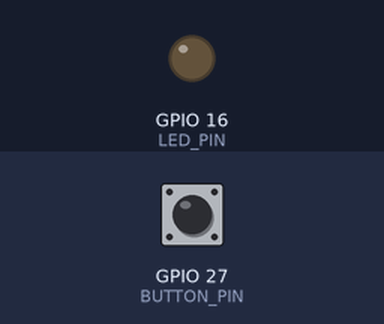
Simulated run of this sketch. Board: ESP32. Parts: output pins drawn as LEDs (lit = HIGH). The test bench sets the inputs (shaded band); at power-on: GPIO 27 (BUTTON_PIN) HIGH.

Above: at 1.2 s.
1.3 s: GPIO 27 (BUTTON_PIN) pulled LOW for 0.15 s
At 1.9 s:
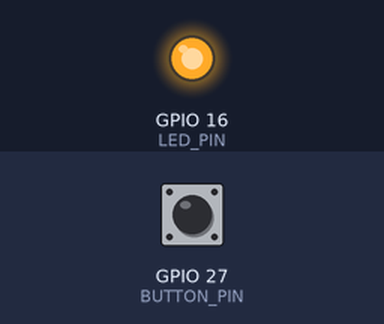
2.9 s: GPIO 27 (BUTTON_PIN) pulled LOW for 1 s
At 4.3 s:
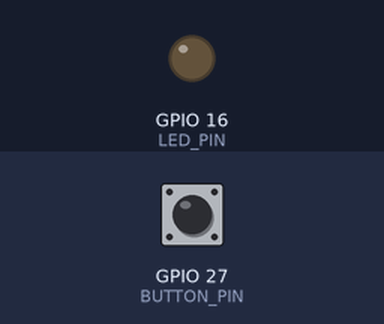
5.4 s: GPIO 27 (BUTTON_PIN) pulled LOW for 3.2 s
At 6.3 s:
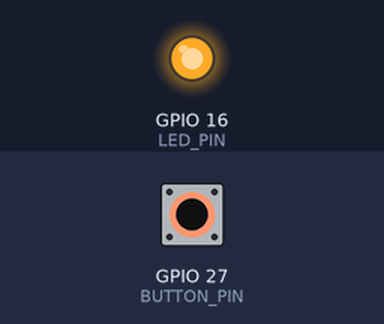
Timing chart, 0 to 8.4 s (numbered marks = the images above; inputs shaded):
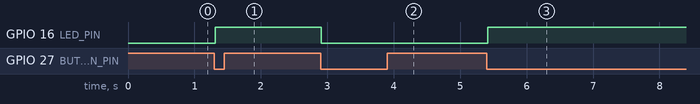

Measured:
- after the input at 1.3 s, GPIO 16 (LED_PIN): LOW → HIGH at once
- after the input at 2.9 s, GPIO 16 (LED_PIN): HIGH → LOW at once
- after the input at 5.4 s, GPIO 16 (LED_PIN): LOW → HIGH at once

The sketch:

t6t7.ino
```cpp
#include <Arduino.h>
#include <freertos/FreeRTOS.h>
#include <freertos/task.h>
#include <freertos/queue.h>


#define BUTTON_PIN 27
#define LED_PIN 16

TaskHandle_t monitorInputTaskHandle;
TaskHandle_t controlLEDTaskHandle;
QueueHandle_t eventQueue;

bool ledOn = false;

void monitorInputTask(void* parameter) {
  bool lastButtonState = false;
  while (1) {
    bool buttonState = digitalRead(BUTTON_PIN);
    if (buttonState != lastButtonState) {
      delay(5);
      buttonState = digitalRead(BUTTON_PIN);
    }
    if (buttonState != lastButtonState) {
      lastButtonState = buttonState;
      if (buttonState == LOW) {
        // Button pressed, send event to control LED task
        uint8_t event = 1;
        xQueueSend(eventQueue, &event, portMAX_DELAY);
      }
    }
    vTaskDelay(pdMS_TO_TICKS(10)); // Poll every 10 ms
  }
}

void controlLEDTask(void* parameter) {
  uint8_t event;
  while (1) {
    if (xQueueReceive(eventQueue, &event, portMAX_DELAY) == pdPASS) {
      // Toggle the LED state
      ledOn = !ledOn;
      digitalWrite(LED_PIN, ledOn);
    }
  }
}

void setup() {
  pinMode(BUTTON_PIN, INPUT_PULLUP);
  pinMode(LED_PIN, OUTPUT);

  Serial.begin(9600);

  eventQueue = xQueueCreate(5, sizeof(uint8_t));

  xTaskCreate(monitorInputTask, "Monitor Input Task", 2048, NULL, 1, &monitorInputTaskHandle);
  xTaskCreate(controlLEDTask, "Control LED Task", 2048, NULL, 1, &controlLEDTaskHandle);
}

void loop() {
  // Nothing to do here as all work is done in tasks
}
```
